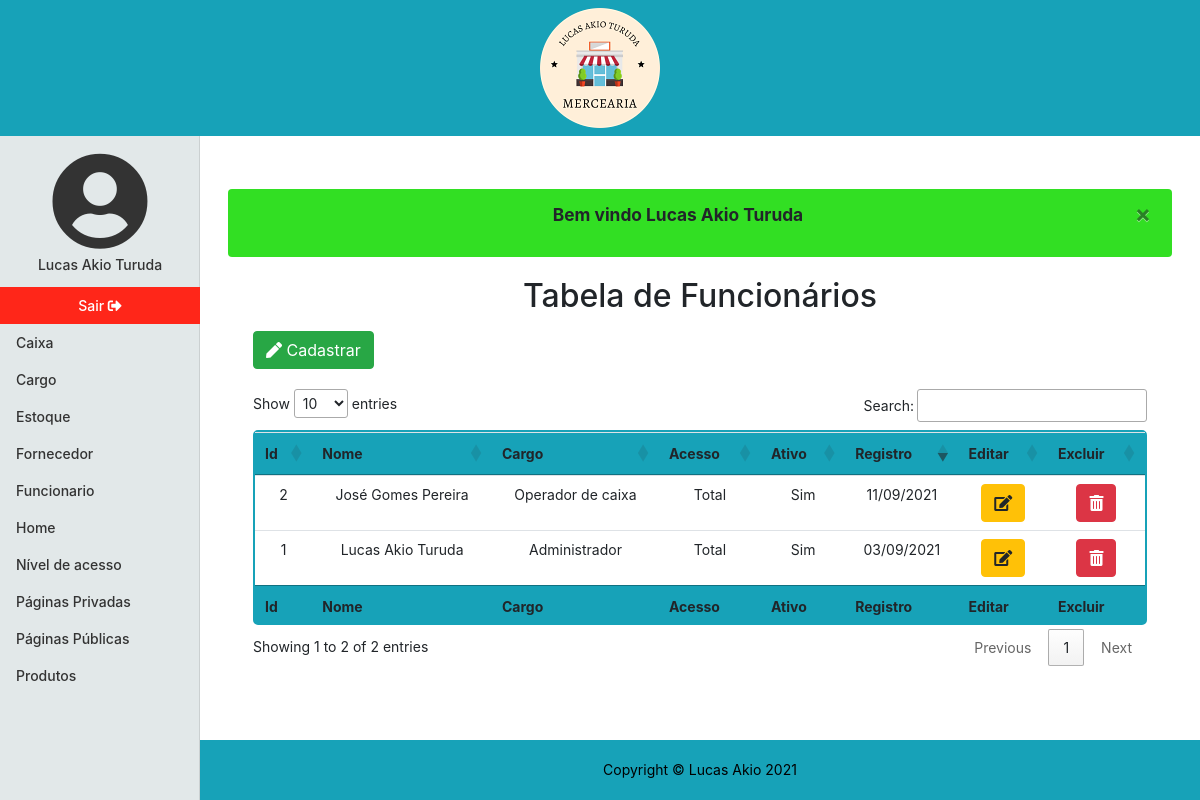
Screenshot of /funcionario (signed in) with the database file from the repository.
### tables this page shows
CREATE TABLE `funcionario` (
  `id` int NOT NULL AUTO_INCREMENT,
  `nome` varchar(70) NOT NULL,
  `cargo_id` int NOT NULL,
  `nivel_id` int NOT NULL,
  `credencial` varchar(20) NOT NULL,
  `senha` varchar(256) NOT NULL,
  `ativo` tinyint(1) NOT NULL DEFAULT '1',
  `dt_registro` datetime NOT NULL,
  PRIMARY KEY (`id`,`cargo_id`,`nivel_id`),
  UNIQUE KEY `credencial_UNIQUE` (`credencial`),
  KEY `fk_funcionario_cargo_idx` (`cargo_id`) /*!80000 INVISIBLE */,
  KEY `fk_funcionario_nivel_idx` (`nivel_id`),
  CONSTRAINT `fk_funcionario_cargo` FOREIGN KEY (`cargo_id`) REFERENCES `cargo` (`id`),
  CONSTRAINT `fk_funcionario_nivel` FOREIGN KEY (`nivel_id`) REFERENCES `nivel` (`id`) ON DELETE RESTRICT ON UPDATE RESTRICT
);

CREATE TABLE `cargo` (
  `id` int NOT NULL AUTO_INCREMENT,
  `nome` varchar(45) NOT NULL,
  PRIMARY KEY (`id`)
);

CREATE TABLE `nivel` (
  `id` int NOT NULL AUTO_INCREMENT,
  `nome` varchar(7) NOT NULL,
  PRIMARY KEY (`id`),
  UNIQUE KEY `nome_UNIQUE` (`nome`)
);

### app/Controller/Funcionario.php (called while the page is built, shortened)
<?php
    class Funcionario extends Controller
    {
        private $dados;
        public function index()
        {
            $this->listar();
            $pagina = new \Core\ConfigView("View/funcionario/index",$this->dados);
            $pagina->renderizar();
        }
        private function listar()
        {
            $tabela = new \App\Model\Funcionario();
            $this->dados = $tabela->listar();
        }
    }

### core/ConfigController.php (called while the page is built, shortened)
<?php
class ConfigController
{
    private string $urlMetodo;
    public function __construct()
    {
        if(!empty(filter_input(INPUT_GET,"url",FILTER_SANITIZE_URL)))
        {
            $this->url = filter_input(INPUT_GET,"url",FILTER_SANITIZE_URL);
            $this->urlDividida = explode('/',$this->url,);
            if(isset($this->urlDividida[1]) && !empty($this->urlDividida[1]))
            {
                $this->urlMetodo = $this->urlDividida[1];
            }
            else{
                $this->urlMetodo = "index";
            }
        }
        else{
            $this->urlController = "login";
            $this->urlMetodo = "index";
        }
    }
    public function carregar()
    {
        $metodo = $this->urlMetodo;
        $pagina = new $classe();
        $pagina->$metodo();
    }
}
?>

### index.php (called while the page is built, shortened)
<?php
$url = new Core\ConfigController();
$url->carregar();
?>

### app/Model/Model.php (called while the page is built, shortened)
<?php
class Model extends Conexao
{
    protected $conn;
    function __construct()
    {
        $this->conn = parent::conectar();
    }
    final protected function projetarTodos($query): array
    {
        $this->query = $this->conn->prepare($query);
        $this->query->execute();
        return $this->query->fetchAll(PDO::FETCH_ASSOC);
    }
}
?>

### app/Model/Conexao.php (called while the page is built, shortened)
<?php
class Conexao
{
   private $bdType = "mysql";
   private $host = "localhost";
   private $user = "root";
   private $password = "root";
   private $port = 3306;
   private $bdname = "mercearia";
   protected function conectar()
   {
       try{
            $con = new PDO($this->bdType.':host='.$this->host.';port='.$this->port.';dbname='.$this->bdname, $this->user, $this->password);
            $con->setAttribute(PDO::ATTR_ERRMODE, PDO::ERRMODE_EXCEPTION);
            return $con;
       }
       catch(PDOException $e)
       {
           $alerta = new \App\Model\Alerta();
           $msg= $alerta->alertaFalha("Não foi possivel realizar uma conexão com o site, tente novamente!");
           $_SESSION['msg'] = $msg;
            header("Location:". URL . "paginaInvalida/index");
            exit();
       }
   }
}

### app/Model/Funcionario.php (called while the page is built, shortened)
<?php
class Funcionario extends Model
{
    public function listar(): array
    {
        $listar = parent::projetarTodos(
            "SELECT f.id, f.nome, c.nome AS cargo, f.ativo, n.nome AS acesso, f.dt_registro
             FROM funcionario f
             INNER JOIN cargo c
             ON f.cargo_id = c.id
             INNER JOIN nivel n
             ON f.nivel_id = n.id"
        );
        return $listar;
    }
}

### app/View/funcionario/index.php (the view, shortened to what this page needs)
<!DOCTYPE html>
<html lang="pt-br">
<head>
    <link rel="stylesheet" href="https://cdn.jsdelivr.net/npm/bootstrap@4.6.0/dist/css/bootstrap.min.css">
    <link href="<?php echo URL; ?>app/Assets/css/mercearia.css" rel="stylesheet">
    <link href="<?php echo URL; ?>app/Assets/fontawesome/css/all.css" rel="stylesheet">
    <link href="https://cdn.datatables.net/1.10.25/css/jquery.dataTables.min.css" rel="stylesheet">
</head>
<?php
include_once "app/View/include/header.php";
?>
<div class="container-fluid">
    <div class="row">
        <?php
        include_once "app/View/include/menulateral.php";
        ?>
        <div class="col-md-9 ml-auto col-lg-10 principal">
            <main role="main" class="m-2">
                <?php
                if (isset($_SESSION['msg'])) {
                    echo $_SESSION['msg'];
                }
                ?>
                <h2 class="text-center mb-3">Tabela de Funcionários</h2>
                <button type="button" class="btn btn-success m-button-table" data-toggle="modal" data-target="#modalCadastrar"><i class="fas fa-pen"></i> Cadastrar</button>
                <div class="table-responsive">
                    <table id="listar-funcionarios" class="table table-hover text-center tabela-personalizada">
                        <thead class="bg-info">
                            <tr>
                                <th>Id</th>
                                <th>Nome</th>
                                <th>Cargo</th>
                                <th>Acesso</th>
                                <th>Ativo</th>
                                <th>Registro</th>
                                <th>Editar</th>
                                <th>Excluir</th>
                            </tr>
                        </thead>
                        <tbody>
                            <?php
                            foreach ($this->dados as $coluna => $item) {
                            ?> <tr>
                                    <td><?php echo $item['id']; ?></td>
                                    <td><?php echo $item['nome']; ?></td>
                                    <td><?php echo $item['cargo']; ?></td>
                                    <td><?php echo $item['acesso']; ?></td>
                                    <td><?php echo $item['ativo'] == 1 ? "Sim" : "Não"; ?></td>
                                    <td data-order="<?php echo date('Y/m/d H:i:s', strtotime($item['dt_registro'])); ?>"><?php echo date('d/m/Y', strtotime($item['dt_registro'])); ?></td>
                                    <td>
                                        <a href="<?php echo URL; ?>funcionario/editar/&id=<?php echo $item['id'] ?>" class="btn btn-warning col-mb-3"><i class="fas fa-edit"></i></a>
                                    </td>
                                    <td>
                                        <a href="<?php echo URL; ?>funcionario/excluir/&id=<?php echo $item['id'] ?>" class="btn btn-danger col-mb-3" id='link_excluir'><i class="fas fa-trash-alt"></i></a>
                                    </td>
                                </tr>
                            <?php
                            }
                            ?>
                        </tbody>
                        <tfoot class="bg-info">
                            <tr>
                                <th>Id</th>
                                <th>Nome</th>
                                <th>Cargo</th>
                                <th>Acesso</th>
                                <th>Ativo</th>
                                <th>Registro</th>
                                <th>Editar</th>
                                <th>Excluir</th>
                            </tr>
                        </tfoot>
                    </table>
                </div>
            </main>
            <?php
            include_once "app/View/include/footer.php";
            ?>
            </body>
</html>

### app/Assets/css/mercearia.css (style rules this page uses)
body { font-size: .875rem; }
.alertaSucesso { background-color:rgb(50, 223, 35); font-weight: bold; font-size: 13pt; }
.alertaErro, .alertaSucesso { margin: 20px; }
.principal { min-height: 83vh; padding-left: 0; padding-right: 0; padding-bottom: 60px; }
main { height: 100%; padding-top:25px; }
.tabela-personalizada { border:2px solid #17a2b8; border-radius: 5px; }
.m-button-table { margin:0 45px 20px 45px; }

### rows the page displays
funcionario: id "1", nome "Lucas Akio Turuda", cargo.nome "Administrador", nivel.nome "Total", ativo "Sim", dt_registro "03/09/2021"
funcionario: id "2", nome "José Gomes Pereira", cargo.nome "Operador de caixa", nivel.nome "Total", ativo "Sim", dt_registro "11/09/2021"

### other values shown
$_SESSION['usuario_nome'] "Lucas Akio Turuda"
$pagina "Caixa"
$pagina "Cargo"
$pagina "Estoque"
$pagina "Fornecedor"
$pagina "Funcionario"
$pagina "Home"
$pagina "Produtos"
$_SESSION['msg'] "Bem vindo Lucas Akio Turuda ×"
